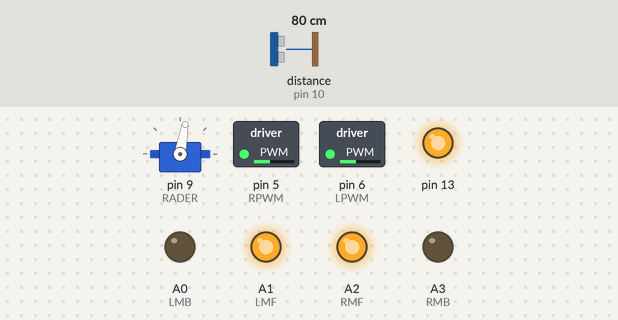
This sketch was run on a simulated Arduino Mega 2560, built with avr-gcc and run on an emulated ATmega2560. Parts: servo, switched loads named in the sketch (green lamp = pin HIGH), output pins drawn as LEDs (lit = HIGH). The inputs (shaded band) are chosen by the test bench; at power-on: distance to the obstacle (sensor on pin 10) 80 cm.

Above: at 1.2 s.
1.3 s: distance to the obstacle (sensor on pin 10) set to 34 cm
2.8 s: distance to the obstacle (sensor on pin 10) set to 27 cm
At 3.02 s:
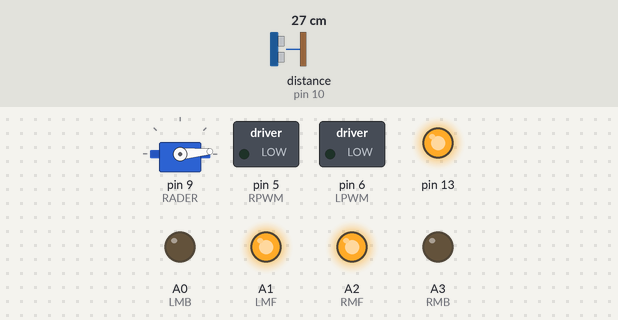
At 3.7 s:
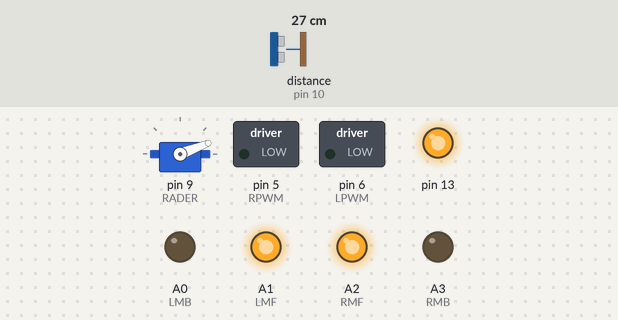
5.8 s: distance to the obstacle (sensor on pin 10) set to 60 cm
At 5.99 s:
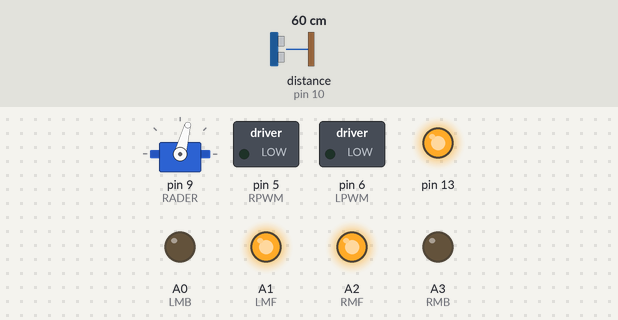
8.8 s: distance to the obstacle (sensor on pin 10) set to 54 cm
11.8 s: distance to the obstacle (sensor on pin 10) set to 46 cm
13.3 s: distance to the obstacle (sensor on pin 10) set to 2 cm
At 21.1 s:
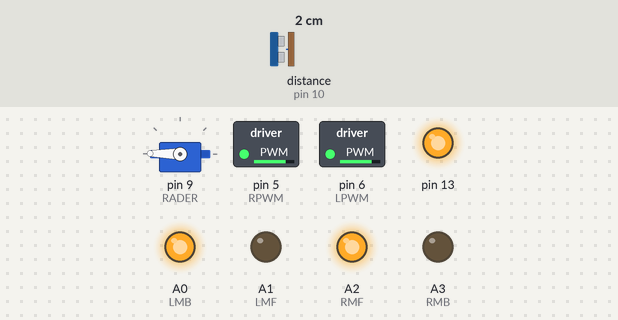
Timing chart, 0 to 30.5 s (numbered marks = the images above; inputs shaded):
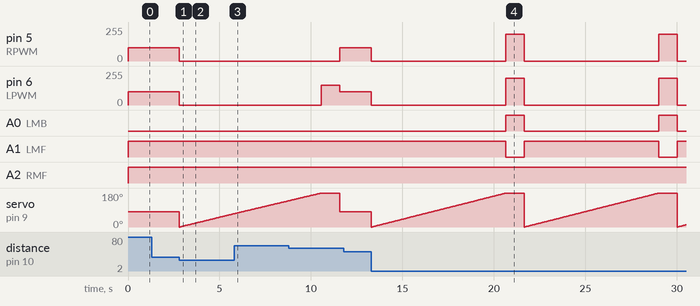

Measured:
- the behaviour switches between 31 and 30 cm on distance to the obstacle (sensor on pin 10) (found by bisection; images 0 and 1)
- after the input at 1.3 s, every drawn part: stays the same
- after the input at 2.8 s, pin 5 (RPWM), pin 6 (LPWM): 100/255 → 0/255 at once
- after the input at 11.8 s, every drawn part: stays the same
- after the input at 13.3 s, pin 5 (RPWM), pin 6 (LPWM): alternates 200/255 for 1.0 s and 0/255 for 7.4 s, starting at once
- by itself, servo on pin 9 (RADER): rises from 139° to 179° in 1.7 s, then falls to 80° in 1.0 s

The sketch:

Obstacle_avoiding_robot.ino
```cpp
#include <Servo.h>
#include <NewPing.h>

NewPing SONAR(11, 10, 50);  //tri  eco
Servo RADER;

#define LPWM 6
#define RPWM 5

#define LMF A1
#define LMB A0
#define RMF A2
#define RMB A3

#define SPD 100
#define DELAY 1000

void setup() {
  pinMode(13,OUTPUT);digitalWrite(13,1);
  pinMode(LMF,OUTPUT);   pinMode(LMB,OUTPUT);   pinMode(LPWM, OUTPUT);
  pinMode(RMF,OUTPUT);   pinMode(RMB,OUTPUT);   pinMode(RPWM, OUTPUT);

  RADER.attach(9);


 }


void loop() {
  RADER.write(80);
  int DIST= SONAR.ping_cm();

  if(DIST==0 or DIST >30)
      Set_Speed(SPD, SPD);

  else{
     Set_Speed(0, 0);
     int MAX=0;
     int ANG=95;
     for(int i=0; i<180; i++){
          RADER.write(i); delay(40);
          int DIST= SONAR.ping_cm();
          if(DIST>=MAX){
            MAX=DIST;
            ANG=i;
            }
        }

     if(ANG>170)
          Set_Speed(-200, 200), delay(DELAY);

      else if(ANG>140)
          Set_Speed(-150, 150), delay(DELAY);

      else if(ANG>110)
          Set_Speed(0, 150), delay(DELAY);

      else if(ANG>95)
          Set_Speed(100, 200), delay(DELAY);

      else if(ANG>80)
          Set_Speed(200, 100), delay(DELAY);

      else if(ANG>50)
          Set_Speed(150, 0), delay(DELAY);

      else if(ANG>20)
          Set_Speed(150, -150), delay(DELAY);

      else if(ANG<=20)
          Set_Speed(200, -200), delay(DELAY);

      }


}


inline void Set_Speed(int L, int R){
  if(L>=0)
    { digitalWrite(LMF,1); digitalWrite(LMB,0); analogWrite(LPWM, L);}
  else
    { digitalWrite(LMF,0); digitalWrite(LMB,1); analogWrite(LPWM, abs(L)); }

  if(R>=0)
    { digitalWrite(RMF,1); digitalWrite(RMB,0); analogWrite(RPWM, R);}
  else
    { digitalWrite(RMF,0); digitalWrite(RMB,1); analogWrite(RPWM, abs(R)); }

//Serial.print(L); Serial.print(' ');Serial.print(R); Serial.println(' ');

}
```
